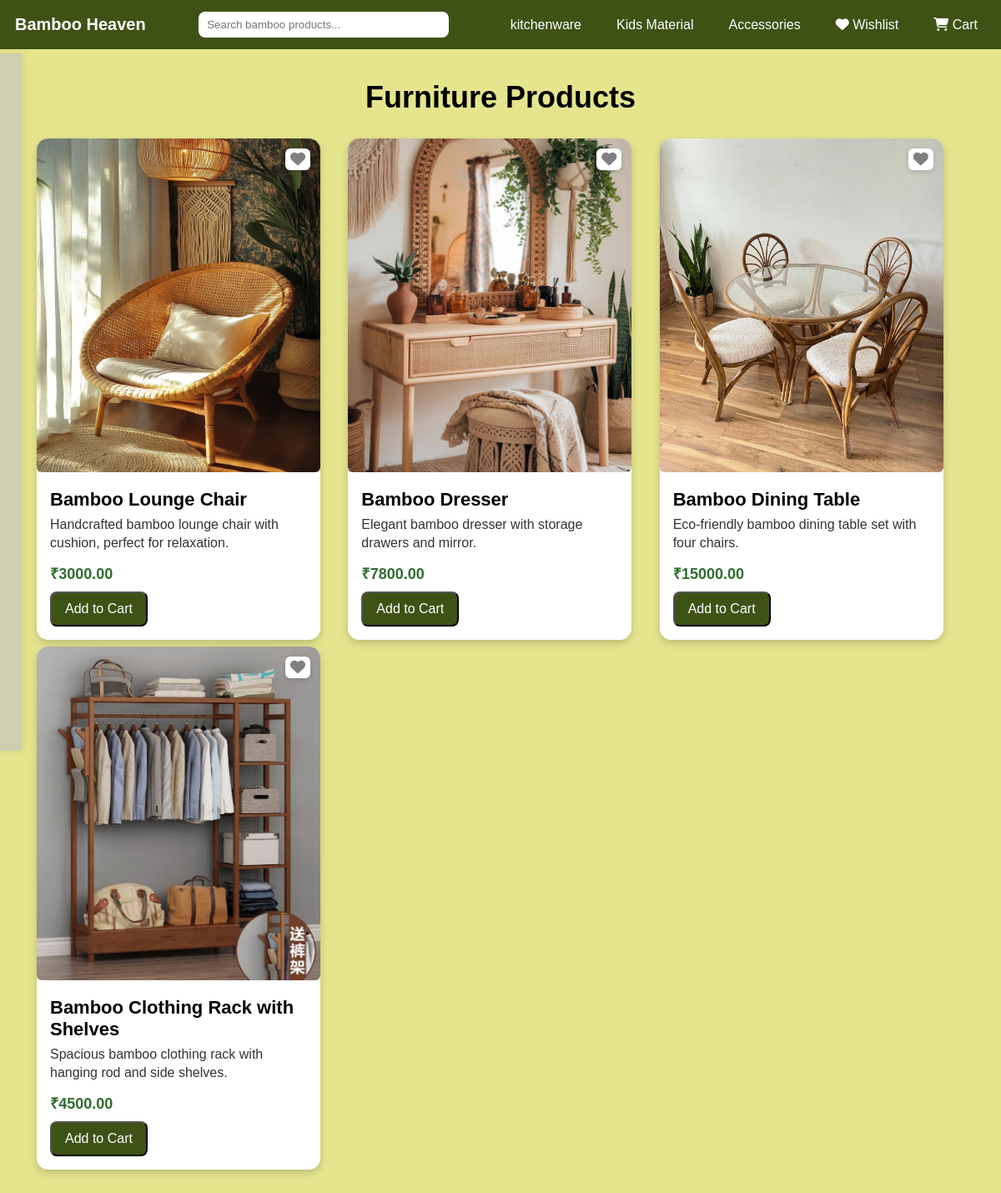
/furniture.php (signed in), run on the app's committed database.
### tables this page shows
CREATE TABLE `products` (
  `product_id` int(11) NOT NULL,
  `name` varchar(100) NOT NULL,
  `description` text DEFAULT NULL,
  `price` decimal(10,2) NOT NULL,
  `image` varchar(255) DEFAULT NULL,
  `category` varchar(50) NOT NULL,
  `long_description` text DEFAULT NULL
);

### furniture.php (the view, shortened to what this page needs)
<?php
include("db_connect.php");
$isLoggedIn = isset($_SESSION['user_id']);
$user_id = $isLoggedIn ? $_SESSION['user_id'] : 0;
$query = "SELECT * FROM products WHERE category='furniture'";
$result = mysqli_query($conn, $query);
$wishlistProducts = [];
if ($isLoggedIn) {
    $res = mysqli_query($conn, "SELECT product_id FROM wishlist WHERE user_id=$user_id");
    while($w = mysqli_fetch_assoc($res)) {
        $wishlistProducts[] = $w['product_id'];
    }
}
?>
<!DOCTYPE html>
<html lang="en">
<head>
<link rel="stylesheet" href="https://cdnjs.cloudflare.com/ajax/libs/font-awesome/6.5.0/css/all.min.css"/>
</head>
<body>
<header>
    <h1>Bamboo Heaven</h1>
    <input type="text" id="searchInput" placeholder="Search bamboo products...">
    <ul class="nav-links">
      <li><a href="kitchenware.php">kitchenware</a></li>
      <li><a href="kidsproduct.php">Kids Material</a></li>
      <li><a href="accessories.php">Accessories</a></li>
      <li><a href="wishlist.php"><i class="fa-solid fa-heart"></i> Wishlist</a></li>
      <li><a href="cart.php"><i class="fa-solid fa-cart-shopping"></i> Cart</a></li>
    </ul>
</header>
<aside class="filters">
    <h3>Filter by Price</h3>
    <ul class="filter-list">
      <li><input type="radio" name="price" value="all" checked> <label>All</label></li>
      <li><input type="radio" name="price" value="under3000"> <label>Under ₹3000</label></li>
      <li><input type="radio" name="price" value="3000to10000"> <label>₹3000–₹10000</label></li>
      <li><input type="radio" name="price" value="above10000"> <label>Above ₹10000</label></li>
    </ul>
</aside>
<div class="main-content">
    <h2>Furniture Products</h2>
    <div id="related-container">
      <?php while($row = mysqli_fetch_assoc($result)): ?>
        <div class="product-card" data-price="<?= $row['price'] ?>" data-title="<?= strtolower($row['name']) ?>" data-desc="<?= strtolower($row['description']) ?>">
          <div class="image-container">
            <img src="<?= $row['image'] ?>" alt="<?= $row['name'] ?>">
            <button type="button" class="wishlist-btn <?= in_array($row['product_id'], $wishlistProducts) ? 'active' : '' ?>" data-product-id="<?= $row['product_id'] ?>">
              <i class="fa fa-heart"></i>
            </button>
          </div>
          <div class="card-body">
            <h3><?= $row['name'] ?></h3>
            <p><?= $row['description'] ?></p>
            <div class="price">₹<?= $row['price'] ?></div>
            <form method="POST" action="cart.php">
              <button type="submit" class="buy-btn">Add to Cart</button>
            </form>
          </div>
        </div>
      <?php endwhile; ?>
    </div>
</div>
</body>
</html>

### furniture.php (style rules this page uses)
:root { --brand:#3e5216; --page-bg:rgb(229,229,142); --card-radius:14px; --gap:22px; }
body { margin:0; font-family: Arial, sans-serif; background:var(--page-bg); }
header { position:fixed; top:0; left:0; right:0; z-index:20; display:flex; align-items:center; justify-content:space-between; background:var(--brand); color:#fff; padding:14px 18px; }
header h1 { margin:0; font-size:20px; font-weight:700; }
header input { width:280px; max-width:45vw; padding:8px 10px; border-radius:8px; border:none; }
.nav-links { list-style:none; display:flex; gap:22px; margin:0; padding:0; }
.nav-links a { color:#fff; text-decoration:none; padding:6px 10px; border-radius:4px; transition:background .2s,color .2s; }
.filters { position:fixed; top:64px; left:-210px; z-index:10; width:200px; height:100vh; padding:18px; background:#d0cfaf; transition:left .35s ease-in-out; box-shadow: 2px 0 8px rgba(0,0,0,.08); }
.filters h3 { margin:0 0 12px; font-size:18px; color:#333; }
.filter-list { list-style:none; margin:0; padding:0; }
.filter-list li { display:flex; align-items:center; gap:10px; margin:50px 0; font-size:16px; }
.main-content { padding:96px 24px 28px; }
.main-content h2 { text-align:center; font-size:36px; font-weight:700; margin:0 0 8px; }
#related-container { display:grid; grid-template-columns: repeat(auto-fit, minmax(320px, 1fr)); gap:8px; padding:20px; justify-content:center; align-items:start; }
.product-card { width:340px; background:#fff; border-radius:var(--card-radius); box-shadow:0 4px 10px rgba(0,0,0,.18); overflow:hidden; position:relative; }
.image-container { position:relative; height:400px; overflow:hidden; }
.image-container img { width:100%; height:100%; object-fit:cover; border-radius:6px; transition: transform .4s ease; }
.image-container::after { content:""; position:absolute; inset:0; background:rgba(0,0,0,.5); opacity:0; transition:opacity .3s; }
.wishlist-btn { position:absolute; top:12px; right:12px; z-index:3; background:white; border:none; border-radius:6px; padding:4px 6px; box-shadow:0 2px 6px rgba(0,0,0,0.15); cursor:pointer; transition:transform .2s; }
.wishlist-btn i { font-size:18px; color:gray; transition: color .2s; }
.card-body { padding:14px 16px 16px; }
.card-body h3 { font-size:22px; margin:6px 0 6px; }
.card-body p { margin:0; color:#333; font-size:16px; line-height:1.35; }
.price { margin-top:14px; font-size:18px; font-weight:700; color:#2f6d2f; }
.buy-btn { display:inline-block; margin-top:10px; padding:10px 16px; background:var(--brand); color:#fff; text-decoration:none; border-radius:8px; font-size:16px; transition:background .2s; }

### data on the page
products: image (picture), name "Bamboo Lounge Chair", description "Handcrafted bamboo lounge chair with cushion, perfect for relaxation.", price "3000.00"
products: image (picture), name "Bamboo Dresser", description "Elegant bamboo dresser with storage drawers and mirror.", price "7800.00"
products: image (picture), name "Bamboo Dining Table", description "Eco-friendly bamboo dining table set with four chairs.", price "15000.00"
products: image (picture), name "Bamboo Clothing Rack with Shelves", description "Spacious bamboo clothing rack with hanging rod and side shelves.", price "4500.00"
